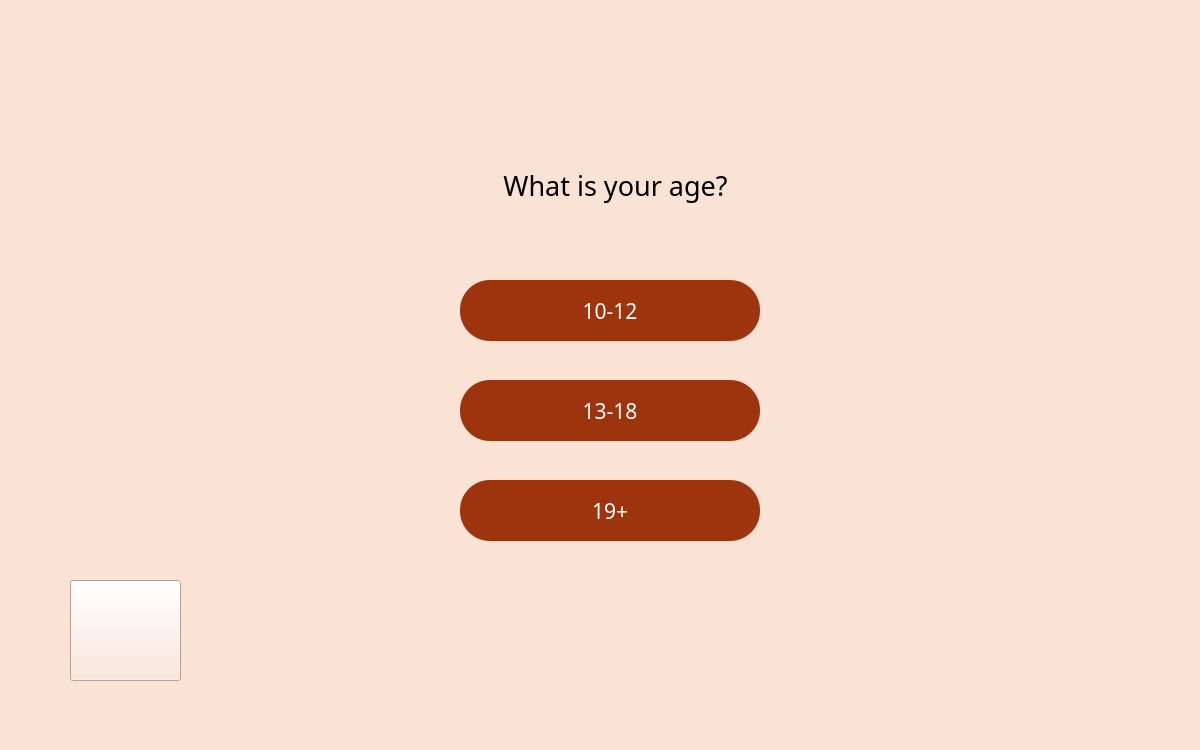
<?xml version="1.0" encoding="UTF-8"?>
<ui version="4.0">
 <class>MainWindow</class>
 <widget class="QMainWindow" name="MainWindow">
  <property name="geometry">
   <rect>
    <x>0</x>
    <y>0</y>
    <width>1200</width>
    <height>750</height>
   </rect>
  </property>
  <property name="windowTitle">
   <string>MainWindow</string>
  </property>
  <property name="styleSheet">
   <string notr="true">background-color: rgb(250, 226, 213);</string>
  </property>
  <widget class="QWidget" name="centralwidget">
   <widget class="QLabel" name="label">
    <property name="geometry">
     <rect>
      <x>10</x>
      <y>0</y>
      <width>331</width>
      <height>131</height>
     </rect>
    </property>
    <property name="styleSheet">
     <string notr="true">border-image: url(:/images/logo.png);</string>
    </property>
    <property name="text">
     <string/>
    </property>
   </widget>
   <widget class="QPushButton" name="button_1012">
    <property name="geometry">
     <rect>
      <x>460</x>
      <y>280</y>
      <width>300</width>
      <height>61</height>
     </rect>
    </property>
    <property name="font">
     <font>
      <family>더잠실 2 Light</family>
      <pointsize>16</pointsize>
     </font>
    </property>
    <property name="styleSheet">
     <string notr="true">border-radius: 30px;
background-color: rgb(157,52,13);
color:rgb(255,255,255);</string>
    </property>
    <property name="text">
     <string>10-12</string>
    </property>
   </widget>
   <widget class="QPushButton" name="button_1318">
    <property name="geometry">
     <rect>
      <x>460</x>
      <y>380</y>
      <width>300</width>
      <height>61</height>
     </rect>
    </property>
    <property name="font">
     <font>
      <family>더잠실 2 Light</family>
      <pointsize>16</pointsize>
     </font>
    </property>
    <property name="styleSheet">
     <string notr="true">border-radius: 30px;
background-color: rgb(157,52,13);
color:rgb(255,255,255);</string>
    </property>
    <property name="text">
     <string>13-18</string>
    </property>
   </widget>
   <widget class="QPushButton" name="button_19">
    <property name="geometry">
     <rect>
      <x>460</x>
      <y>480</y>
      <width>300</width>
      <height>61</height>
     </rect>
    </property>
    <property name="font">
     <font>
      <family>더잠실 2 Light</family>
      <pointsize>16</pointsize>
     </font>
    </property>
    <property name="styleSheet">
     <string notr="true">border-radius: 30px;
background-color: rgb(157,52,13);
color:rgb(255,255,255);</string>
    </property>
    <property name="text">
     <string>19+</string>
    </property>
   </widget>
   <widget class="QLabel" name="label_2">
    <property name="geometry">
     <rect>
      <x>380</x>
      <y>140</y>
      <width>471</width>
      <height>91</height>
     </rect>
    </property>
    <property name="font">
     <font>
      <family>더잠실 4 Medium</family>
      <pointsize>20</pointsize>
     </font>
    </property>
    <property name="text">
     <string>What is your age?</string>
    </property>
    <property name="alignment">
     <set>Qt::AlignCenter</set>
    </property>
   </widget>
   <widget class="QPushButton" name="button_back">
    <property name="geometry">
     <rect>
      <x>70</x>
      <y>580</y>
      <width>111</width>
      <height>101</height>
     </rect>
    </property>
    <property name="styleSheet">
     <string notr="true">border-image: url(:/images/arrow.png);</string>
    </property>
    <property name="text">
     <string/>
    </property>
   </widget>
  </widget>
  <widget class="QMenuBar" name="menubar">
   <property name="geometry">
    <rect>
     <x>0</x>
     <y>0</y>
     <width>1200</width>
     <height>38</height>
    </rect>
   </property>
  </widget>
  <widget class="QStatusBar" name="statusbar"/>
 </widget>
 <resources>
  <include location="Resource_1.qrc"/>
 </resources>
 <connections/>
</ui>
